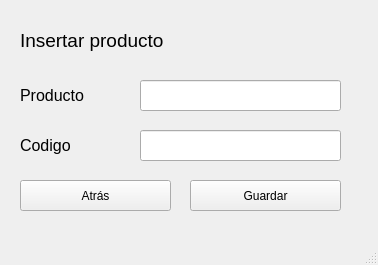
<?xml version="1.0" encoding="UTF-8"?>
<ui version="4.0">
 <class>window_insert_product</class>
 <widget class="QMainWindow" name="window_insert_product">
  <property name="geometry">
   <rect>
    <x>0</x>
    <y>0</y>
    <width>378</width>
    <height>265</height>
   </rect>
  </property>
  <property name="windowTitle">
   <string>MainWindow</string>
  </property>
  <widget class="QWidget" name="centralwidget">
   <widget class="QLabel" name="label_3">
    <property name="geometry">
     <rect>
      <x>20</x>
      <y>80</y>
      <width>121</width>
      <height>31</height>
     </rect>
    </property>
    <property name="font">
     <font>
      <pointsize>12</pointsize>
     </font>
    </property>
    <property name="text">
     <string>Producto</string>
    </property>
   </widget>
   <widget class="QPushButton" name="save">
    <property name="geometry">
     <rect>
      <x>190</x>
      <y>180</y>
      <width>151</width>
      <height>31</height>
     </rect>
    </property>
    <property name="text">
     <string>Guardar</string>
    </property>
   </widget>
   <widget class="QLabel" name="label_2">
    <property name="geometry">
     <rect>
      <x>20</x>
      <y>130</y>
      <width>121</width>
      <height>31</height>
     </rect>
    </property>
    <property name="font">
     <font>
      <pointsize>12</pointsize>
     </font>
    </property>
    <property name="text">
     <string>Codigo</string>
    </property>
   </widget>
   <widget class="QLabel" name="label">
    <property name="geometry">
     <rect>
      <x>20</x>
      <y>20</y>
      <width>241</width>
      <height>41</height>
     </rect>
    </property>
    <property name="font">
     <font>
      <pointsize>14</pointsize>
     </font>
    </property>
    <property name="text">
     <string>Insertar producto</string>
    </property>
   </widget>
   <widget class="QLineEdit" name="nameLine">
    <property name="geometry">
     <rect>
      <x>140</x>
      <y>80</y>
      <width>201</width>
      <height>31</height>
     </rect>
    </property>
   </widget>
   <widget class="QPushButton" name="back">
    <property name="geometry">
     <rect>
      <x>20</x>
      <y>180</y>
      <width>151</width>
      <height>31</height>
     </rect>
    </property>
    <property name="text">
     <string>Atrás</string>
    </property>
   </widget>
   <widget class="QLineEdit" name="codeLine">
    <property name="geometry">
     <rect>
      <x>140</x>
      <y>130</y>
      <width>201</width>
      <height>31</height>
     </rect>
    </property>
   </widget>
  </widget>
  <widget class="QMenuBar" name="menubar">
   <property name="geometry">
    <rect>
     <x>0</x>
     <y>0</y>
     <width>378</width>
     <height>17</height>
    </rect>
   </property>
  </widget>
  <widget class="QStatusBar" name="statusbar"/>
 </widget>
 <resources/>
 <connections/>
</ui>
